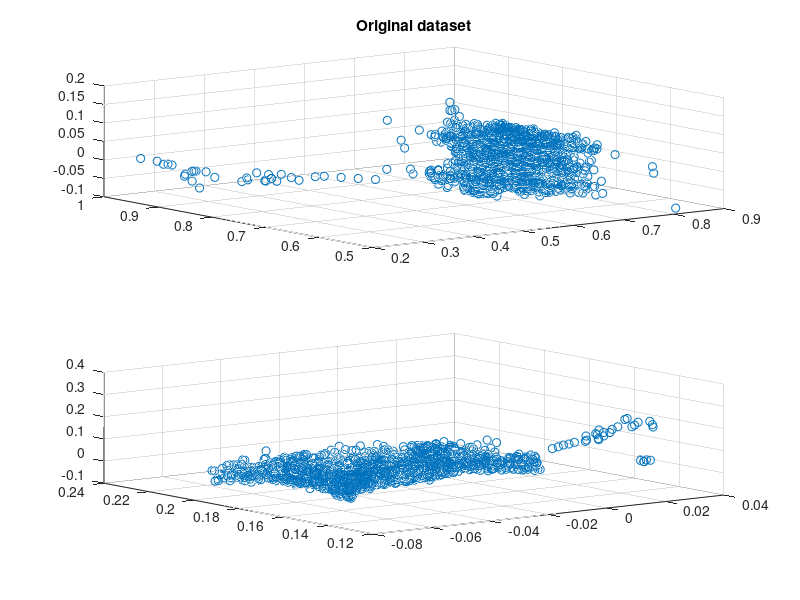

This figure's MATLAB source: (Note: this script raises an error after producing the figure.)
clear, clc, close all

load('M.mat')
labels = M(:,end);
N = M(M(:,end)==0, 1:end-1);
M = M(M(:,end)==1, 1:end-1);

X = [M];
save('X','X')
% [X, W, mu] = prewhiten(X);

figure,
subplot(2,1,1), scatter3(X(:,1), X(:,2), X(:,3)); title('Original dataset')
subplot(2,1,2), scatter3(X(:,5), X(:,6), X(:,7));  drawnow

no_dims = round(intrinsic_dim(X, 'MLE'));
no_dims = 3
disp(['MLE estimate of intrinsic dimensionality: ' num2str(no_dims)]);

% [mappedX, mapping1] = compute_mapping(X, 'Isomap', no_dims);	
% mapping1.val
% figure, scatter3(mappedX(:,1), mappedX(:,2), mappedX(:,3)); title('Result of Isomap');

[mappedX1, mapping1] = compute_mapping(X, 'Autoencoder', no_dims);	
figure, scatter3(mappedX1(:,1), mappedX1(:,2), mappedX1(:,3)); title('Result of Autoencoder');
% figure, scatter(mappedX1(:,1), mappedX1(:,2)); title('Result of Autoencoder');

[mappedX2, mapping2] = compute_mapping(X, 'Laplacian', no_dims, 50);	
mapping2.val
figure, scatter3(mappedX2(:,1), mappedX2(:,2), mappedX2(:,3), 5, labels(mapping2.conn_comp)); title('Result of Laplacian Eigenmaps'); drawnow
% figure, scatter(mappedX2(:,1), mappedX2(:,2),  5, labels(mapping2.conn_comp)); title('Result of Laplacian Eigenmaps'); drawnow


%%
% Factor analysis was ok (linear plot when reduced to 2d)
% LPP with high k is ok too
% MCML is ok

%% 
recX = recon_data_from_autoenc(mapping1.network, mappedX1);
negSample = [N];
reducedNegSample = out_of_sample(negSample,mapping1);
recNegSample = recon_data_from_autoenc(mapping1.network, reducedNegSample);

%%
figure(4),clf
title('Original dataset')
subplot(2,2,1)
scatter3(X(:,1), X(:,2), X(:,3), '.', 'markeredgecolor', 'b'); hold on
scatter3(N(:,1), N(:,2), N(:,3), '.', 'markeredgecolor', 'r'), hold on

scatter3(recX(:,1), recX(:,2), recX(:,3), 'x', 'markeredgecolor', 'g'); hold on
scatter3(recNegSample(:,1), recNegSample(:,2), recNegSample(:,3), 'x', 'markeredgecolor', 'r');



subplot(2,2,2)
scatter3(X(:,5), X(:,6), X(:,7), '.', 'markeredgecolor', 'b'); hold on
scatter3(N(:,5), N(:,6), N(:,7), '.', 'markeredgecolor', 'r'), hold on
scatter3(recX(:,5), recX(:,6), recX(:,7), 'x', 'markeredgecolor', 'g'); hold on
scatter3(recNegSample(:,5), recNegSample(:,6), recNegSample(:,7), 'x', 'markeredgecolor', 'r');


subplot(2,2,3)
title('Reconstructed dataset')
scatter3(recX(:,1), recX(:,2), recX(:,3), 'x', 'markeredgecolor', 'g'); hold on
scatter3(recNegSample(:,1), recNegSample(:,2), recNegSample(:,3), 'x', 'markeredgecolor', 'r');

subplot(2,2,4)
scatter3(recX(:,5), recX(:,6), recX(:,7), 'x', 'markeredgecolor', 'g'); hold on
scatter3(recNegSample(:,5), recNegSample(:,6), recNegSample(:,7), 'x', 'markeredgecolor', 'r');

%%
figure(5), clf
for i = 1:7
subplot(3,3,i)
plot(mappedX1(:,1), X(:,i),'k.')
axis square
end

figure(6), clf
for i = 1:7
subplot(3,3,i)
plot(mappedX1(:,2), X(:,i),'k.')
axis square
end


%% 
% scatter(X,A(:,1),S,C,'Marker','s')


figure(7), clf
for i = 1:7
% normalize vector to go from zero to 1
% normValue = (X(:,i)-min(X(:,i)))./(max(X(:,i))-min(X(:,i)));

% this will do blue to red. play around with it to get the color scheme you want
% C = [normValue zeros(size(normValue)) 1-normValue];

subplot(3,3,i)
% scatter3(mappedX1(:,1), mappedX1(:,2), mappedX1(:,3), 5, C, 'fill', 'marker','s')
scatter3(mappedX1(:,1), mappedX1(:,2), X(:,i),'k.')
axis square
end
